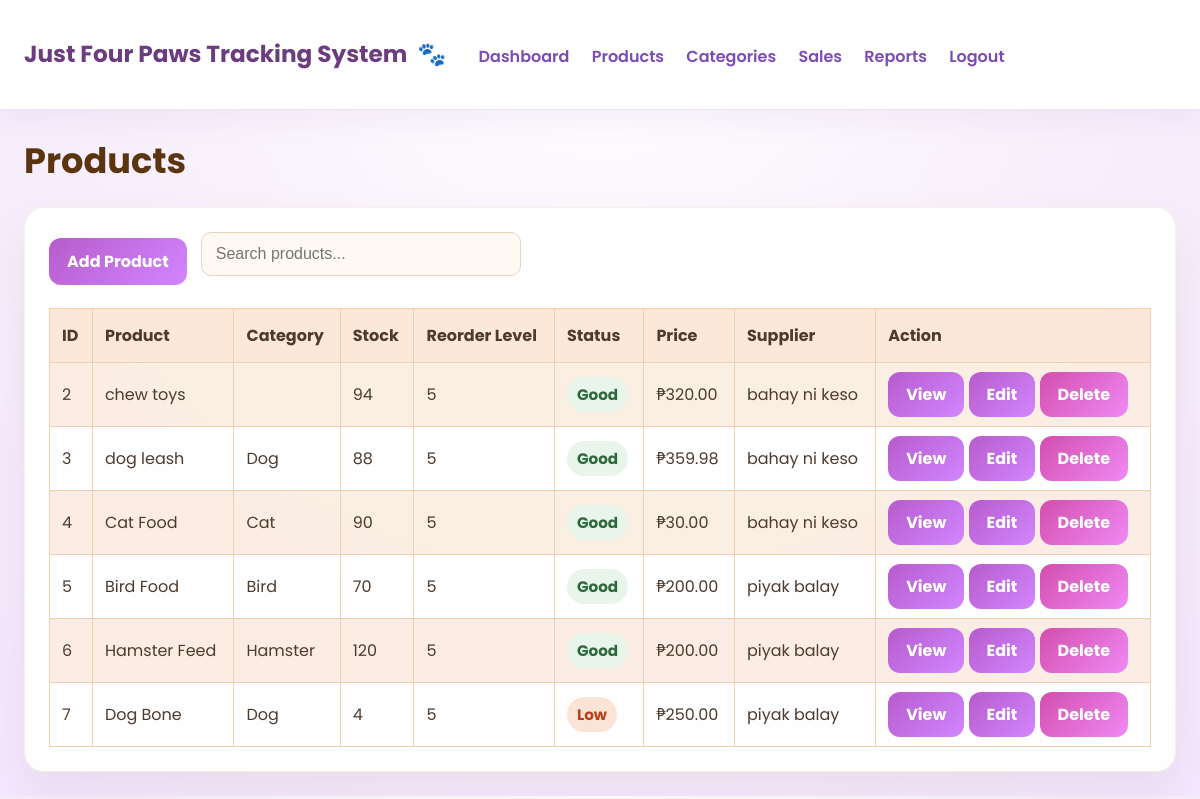
The page /products.php (signed in) on the database its author committed.
### tables this page shows
CREATE TABLE `products` (
  `id` int(11) NOT NULL AUTO_INCREMENT,
  `category_id` int(11) DEFAULT NULL,
  `product_name` varchar(255) NOT NULL,
  `quantity` int(11) NOT NULL,
  `reorder_threshold` int(11) NOT NULL DEFAULT 5,
  `price` decimal(10,2) NOT NULL,
  `supplier` varchar(255) DEFAULT NULL,
  PRIMARY KEY (`id`)
);

CREATE TABLE `categories` (
  `id` int(11) NOT NULL AUTO_INCREMENT,
  `name` varchar(100) NOT NULL,
  PRIMARY KEY (`id`)
);

### products.php (the view, shortened to what this page needs)
<?php
include 'config/database.php';
include 'includes/header.php';
$query = "
SELECT products.*, categories.name AS category_name
FROM products
LEFT JOIN categories
ON products.category_id = categories.id
";
$result = mysqli_query($inventory_conn, $query);
?>
<h1 class="page-title">Products</h1>
<div class="table-card">
    <div class="table-actions">
        <a href="add_product.php" class="btn">Add Product</a>
        <input type="search" id="productSearch" placeholder="Search products..." />
    </div>
    <table>
        <tr>
            <th>ID</th>
            <th>Product</th>
            <th>Category</th>
            <th>Stock</th>
            <th>Reorder Level</th>
            <th>Status</th>
            <th>Price</th>
            <th>Supplier</th>
            <th>Action</th>
        </tr>
<?php while($row = mysqli_fetch_assoc($result)) { ?>
<tr>
<td><?php echo $row['id']; ?></td>
<td><?php echo $row['product_name']; ?></td>
<td><?php echo $row['category_name']; ?></td>
<td><?php echo $row['quantity']; ?></td>
<td><?php echo $row['reorder_threshold']; ?></td>
<td>
    <span class="stock-status <?php echo $row['quantity'] <= $row['reorder_threshold'] ? 'status-low' : 'status-ok'; ?>">
        <?php echo $row['quantity'] <= $row['reorder_threshold'] ? 'Low' : 'Good'; ?>
    </span>
</td>
<td>₱<?php echo $row['price']; ?></td>
<td><?php echo $row['supplier']; ?></td>
<td>
    <a href="view_product.php?id=<?php echo $row['id']; ?>" class="btn">View</a>
    <a href="edit_product.php?id=<?php echo $row['id']; ?>" class="btn">Edit</a>
    <a href="delete_product.php?id=<?php echo $row['id']; ?>" class="btn btn-danger" onclick="return confirm('Are you sure you want to delete this product?');">Delete</a>
</td>
</tr>
<?php } ?>
    </table>
</div>
<?php include 'includes/footer.php'; ?>

### includes/header.php (shortened to what this page needs)
<!DOCTYPE html>
<html>
<head>
    <link rel="stylesheet" href="assets/style.css">
</head>
<body>
<div class="navbar">
    <h2>Just Four Paws Tracking System</h2>
    <a href="dashboard.php">Dashboard</a>
    <a href="products.php">Products</a>
    <a href="categories.php">Categories</a>
    <a href="sales.php">Sales</a>
    <a href="reports.php">Reports</a>
    <a href="logout.php">Logout</a>
</div>
<div class="container">

### includes/footer.php
</div>
</body>
</html>

### assets/style.css (style rules this page uses)
body { font-family: 'Poppins', 'Segoe UI', Tahoma, Geneva, Verdana, sans-serif; margin: 0; background: radial-gradient(circle at top, #ffffff 0%, #f8f0fb 45%, #f4e7ff 100%); color: #4b2f5a; }
.navbar { background: #ffffff; padding: 18px 24px; box-shadow: 0 10px 28px rgba(135, 89, 179, 0.08); border-bottom: 1px solid rgba(165, 123, 204, 0.22); }
.navbar h2 { color: #6b3c7f; display: inline-flex; align-items: center; font-size: 1.45rem; margin-right: 28px; }
.navbar h2::after { content: ' 🐾'; margin-left: 10px; }
.navbar a { color: #7c4bb5; margin-right: 18px; text-decoration: none; font-weight: 600; }
.container { padding: 24px; max-width: 1180px; margin: 0 auto; }
.page-title { margin: 0 0 20px; font-size: 2.2rem; color: #5b3410; }
.card, .form-card, .chart-card, .table-card { background: rgba(255, 255, 255, 0.95); border-radius: 20px; box-shadow: 0 20px 45px rgba(93, 57, 25, 0.08); padding: 24px; border: 1px solid rgba(220, 174, 127, 0.2); }
table { width: 100%; border-collapse: collapse; background: transparent; }
table, th, td { border: 1px solid #f0d0b3; }
th, td { padding: 14px 12px; text-align: left; color: #4d3b2e; }
th { background: #fbe8d8; }
tr:nth-child(even) { background: rgba(250, 231, 216, 0.7); }
.btn { background: linear-gradient(135deg, #b75bcc, #d286ff); color: white; padding: 11px 18px; text-decoration: none; border: none; border-radius: 12px; cursor: pointer; font-weight: 700; }
.btn-danger { background: linear-gradient(135deg, #d24dad, #f08af5); }
input, select { width: 100%; padding: 12px 14px; margin-bottom: 16px; border: 1px solid #ebd3c3; border-radius: 10px; background: #fff9f3; color: #4d3b2e; font-size: 1rem; box-sizing: border-box; appearance: none; }
.table-actions { display: flex; flex-wrap: wrap; gap: 14px; align-items: center; margin-bottom: 16px; }
.table-actions input { flex: 1 1 220px; max-width: 320px; }
.stock-status { display: inline-block; padding: 6px 10px; border-radius: 999px; font-size: 0.95rem; font-weight: 700; }
.status-low { background: #fbe3d5; color: #b8401a; }
.status-ok { background: #e9f5ea; color: #2d6a3f; }

### rows shown on the page
products: id "2", product_name "chew toys", quantity "94", reorder_threshold "5", shows "Good", price "320.00", supplier "bahay ni keso"
products: id "3", product_name "dog leash", category.name "Dog", quantity "88", reorder_threshold "5", shows "Good", price "359.98", supplier "bahay ni keso"
products: id "4", product_name "Cat Food", category.name "Cat", quantity "90", reorder_threshold "5", shows "Good", price "30.00", supplier "bahay ni keso"
products: id "5", product_name "Bird Food", category.name "Bird", quantity "70", reorder_threshold "5", shows "Good", price "200.00", supplier "piyak balay"
products: id "6", product_name "Hamster Feed", category.name "Hamster", quantity "120", reorder_threshold "5", shows "Good", price "200.00", supplier "piyak balay"
products: id "7", product_name "Dog Bone", category.name "Dog", quantity "4", reorder_threshold "5", shows "Low", price "250.00", supplier "piyak balay"
